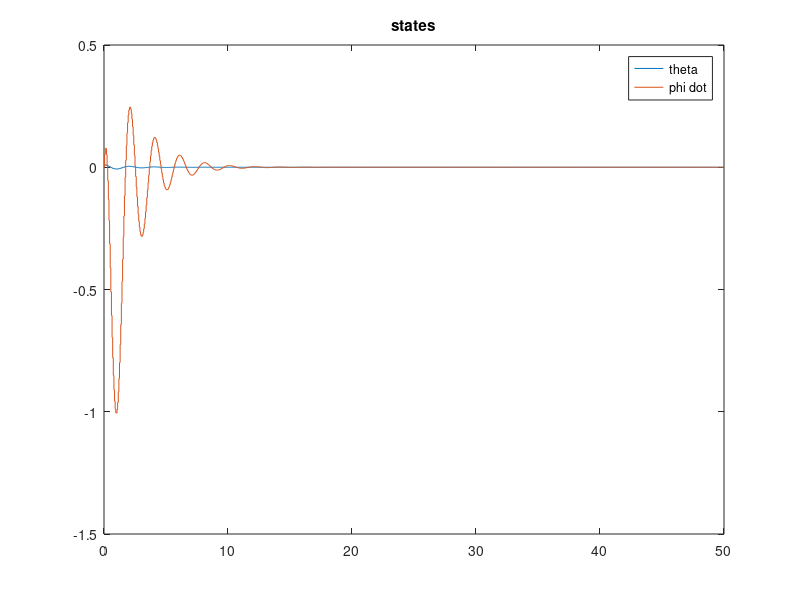

This chart was generated by the following MATLAB code:
clear all
close all
clc

load('reaction_pendulum.mat')
%% LQR
h=0.05;
Ts = 0.05;
G_disc = ss(Phi, Gamma, C, D, Ts);
G_cont = ss(A,B,C,D);

% poles_disc = pole(G_disc);

poles_cont = pole(G_cont);

q1 = 1e1;
q2 = 1e1; 
q3 = 1e-4;
% q1 = 4.5;
% q2 = 3.2;
% q3 = 0.000031;

Q =[q1 0 0;
    0 q2 0;
    0 0 q3];
R = 1e2;
% R=100;
K_lqr = dlqr(Phi,Gamma, Q,R);
disp(K_lqr);
poles_cont_5 = 8*poles_cont;
poles_disc = pole(G_disc);

p1_obsv = exp(-poles_cont_5(1)*Ts);
p2_obsv = exp(poles_cont_5(2)*Ts);
p3_obsv = exp(poles_cont_5(3)*Ts);

p_obsv = [p1_obsv, p2_obsv, p3_obsv]';

% L = place(Phi', C', p_obsv)';
p_obsv_disc = eig(Phi - Gamma*K_lqr)*0.5;
L = place(Phi', C', p_obsv_disc)';
% 
Phi_obsv = [Phi - Gamma*K_lqr Gamma*K_lqr;
            zeros(3,3) Phi-L*C];

% Phi_obsv = Phi - Gamma*K_lqr;
Gamma_obsv = [Gamma;
    zeros(size(Gamma))];

C_obsv = [1 0 0; 0 0 1];
C_obsv = eye(6);

sysObserver = ss(Phi_obsv, Gamma_obsv, C_obsv,[], Ts);
sys_cl = ss(Phi-Gamma*K_lqr, Gamma, G_disc.C, G_disc.D, Ts);
t = 0:Ts:50;
u = zeros(size(t));
y = lsim(sysObserver, u, t, [0.1 0.02 0.0 0.1 0.1 0.1]');
y = lsim(sys_cl, u, t, [0.01 0 0]');
figure(1)
stairs(t, y(:,1))
hold on
stairs(t, y(:,2))
% stairs(t, y(:,3))
title('states')
legend('theta', 'phi dot')
% figure(2)
% stairs(t, y(:,4))
% hold on
% stairs(t, y(:,5))
% stairs(t, y(:,6))
% title('e')
